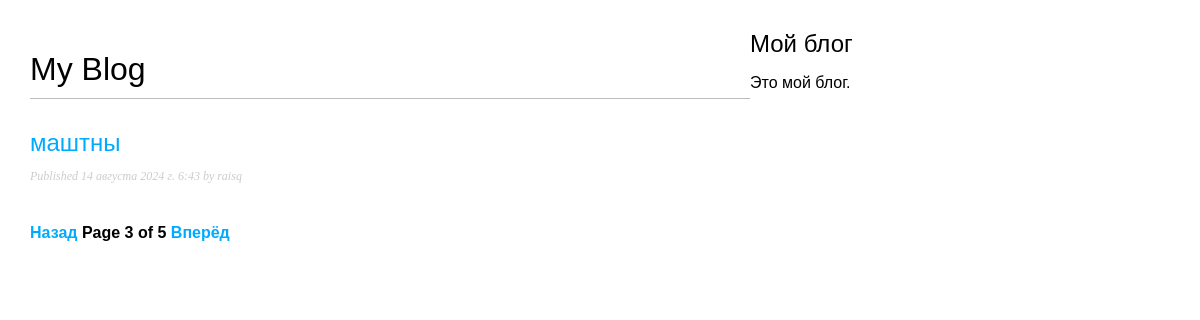
Page /blog/?page=3 on the committed database.
### blog/models.py (models this page shows, shortened)
class Post(models.Model):
    class Status(models.TextChoices):
        DRAFT = 'DF', 'Draft'
        PUBLISHED = 'PB', 'Published'
    title = models.CharField(max_length=250)
    slug = models.SlugField(max_length=250,unique_for_date='publish')
    author = models.ForeignKey(User,
                               on_delete=models.CASCADE,
                               related_name='blog_posts')
    bode = models.TextField()
    publish = models.DateTimeField(default=timezone.now)
    create = models.DateTimeField(auto_now_add=True)
    update = models.DateTimeField(auto_now=True)
    status = models.CharField(max_length=2,
                              choices=Status.choices,
                              default=Status.DRAFT)
    objects = models.Manager() # менеджер, применяемый по умолчанию
    published = PublishedManager() # конкретно-прикладной менеджер
    class Meta:
        ordering = ['-publish']
        indexes = [
            models.Index(fields=['-publish']),
        ]
    def get_absolute_url(self):
        return reverse('blog:post_detail',
                       args=[self.publish.year,
                            self.publish.month,
                            self.publish.day,
                            self.slug])

### blog/views.py (the view)
# urls.py: path('', views.post_list, name='post_list'),
def post_list(request):
    post_list = Post.published.all()
    paginator = Paginator(post_list, 1)
    page_number = request.GET.get('page', 1)
    posts = paginator.page(page_number)
    return render(request, 'blog/post/list.html',{'posts':posts})

### blog/models.py (called while the page is built)
    def get_queryset(self):
        return super().get_queryset()\
                    .filter(status=Post.Status.PUBLISHED)

### blog/templates/blog/post/list.html (shortened to what this page needs)
{% extends "blog/base.html" %}
   {% block content %}
      <h1>My Blog</h1>
      {% for post in posts %}
         <h2>
            <a href="{{ post.get_absolute_url }}">
               {{ post.title }}
            </a>
         </h2>
         <p class="date">
            Published {{ post.publish }} by {{ post.author }}
         </p>
      {% endfor %}
      {% include "pagination.html" with page=posts %}
   {% endblock %}

### blog/static/css/blog.css (style rules this page uses)
body { margin:0; padding:0; font-family:helvetica, sans-serif; }
a { color:#00abff; text-decoration:none; }
h1 { font-weight:normal; border-bottom:1px solid #bbb; padding:0 0 10px 0; }
h2 { font-weight:normal; margin:30px 0 0; }
p.date { color:#ccc; font-family: georgia, serif; font-size: 12px; font-style: italic; }

### rows in the picture
Post: title "маштны", publish "14 августа 2024 г. 6:43", author "raisq"

### other values in the picture
{{ page.number }} "3"
{{ page.paginator.num_pages }} "5"
